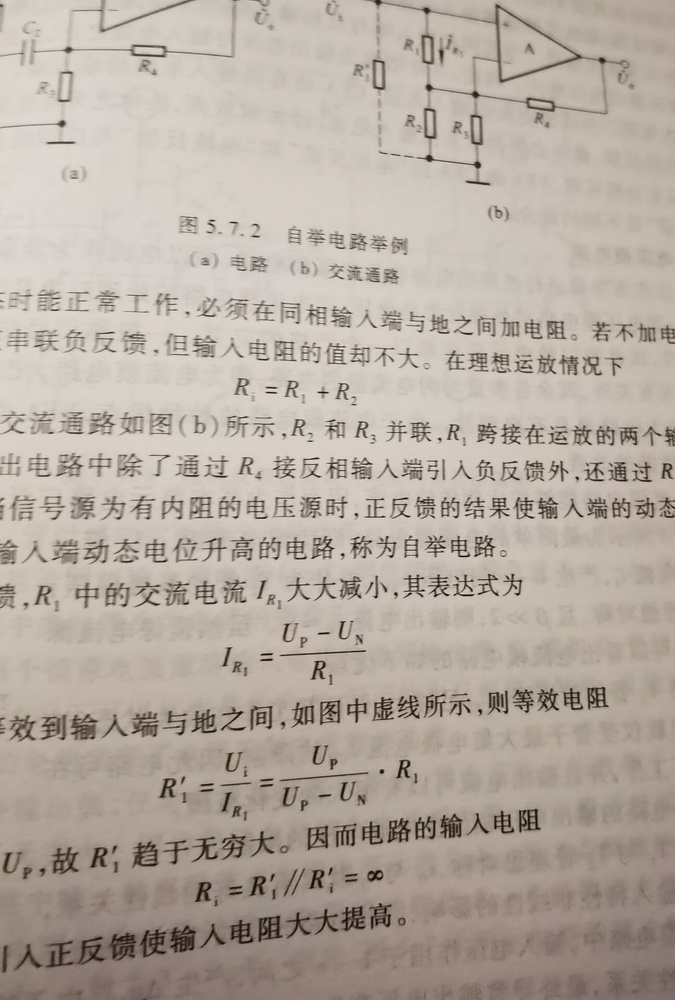
#> input picture pic_left/0.jpg, 675 x 1000 px, shrunk from 1296 x 1920 before the run
$ python -i simple_process.py   (imports and definitions only)
#> lines starting #> are read from the running program, lines starting #| are printed output that depends on the picture; after the words box and inside, x2 and y2 are one past the last pixel; in counts of white or black regions, pixels touching at a corner belong together
#> further down, picture is the input picture: shape (1000, 675, 3); mean B, G, R 162, 171.4, 182
# ——*——coding:utf-8——*——
# author: hhhfccz(胡珈魁) time:2020/11/17
import cv2
import numpy as np


def remove_the_bg(img):
    # 需灰度图
    img_canny = cv2.Canny(img, 127, 255)
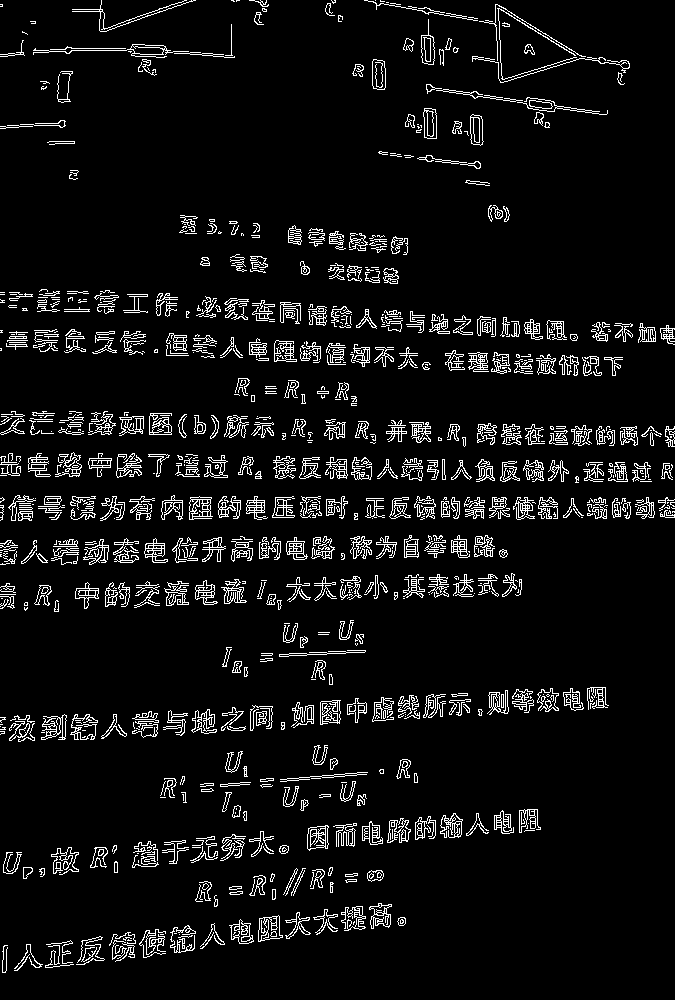
#> img_canny: shape (1000, 675); 6.6% white in thin lines or dots
    _, img_otsu = cv2.threshold(img_canny, 0, 255, cv2.THRESH_OTSU + cv2.THRESH_BINARY)
    binary = cv2.morphologyEx(img_otsu, cv2.MORPH_CROSS, np.ndarray((3, 3), np.uint8))
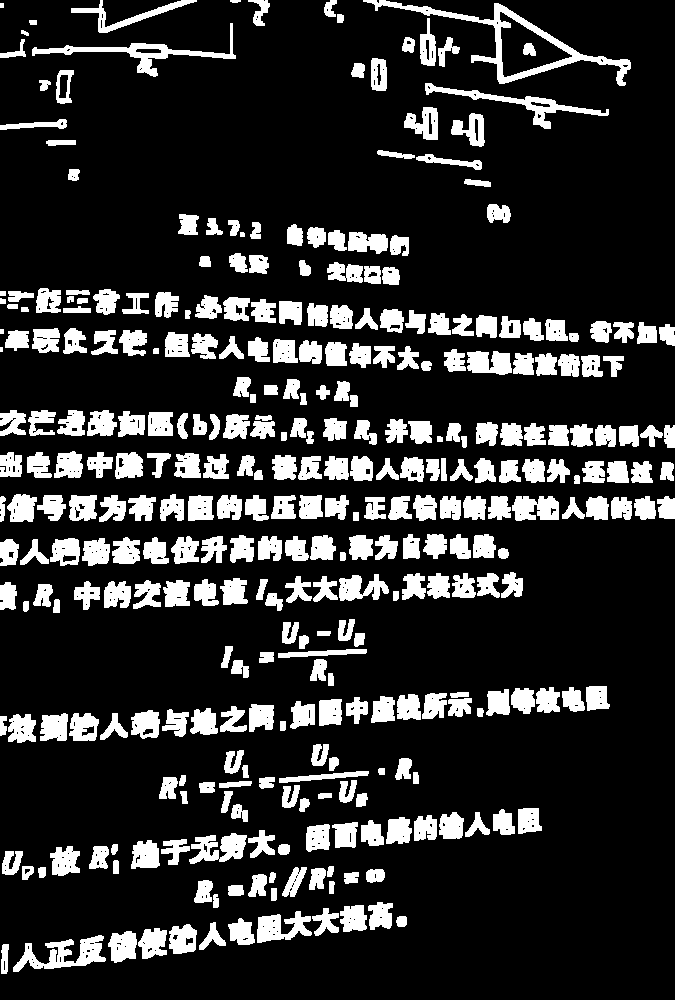
#> binary: shape (1000, 675); 17.9% white; 342 white regions (1 under 20 px), largest, box (x1, y1, x2, y2) and area: (363, 0, 631, 86) 2954, (32, 23, 236, 77) 1673, (13, 935, 106, 972) 1501
    # 掩膜
    se = cv2.getStructuringElement(cv2.MORPH_RECT, (3, 3))
    mask = cv2.dilate(binary, se)
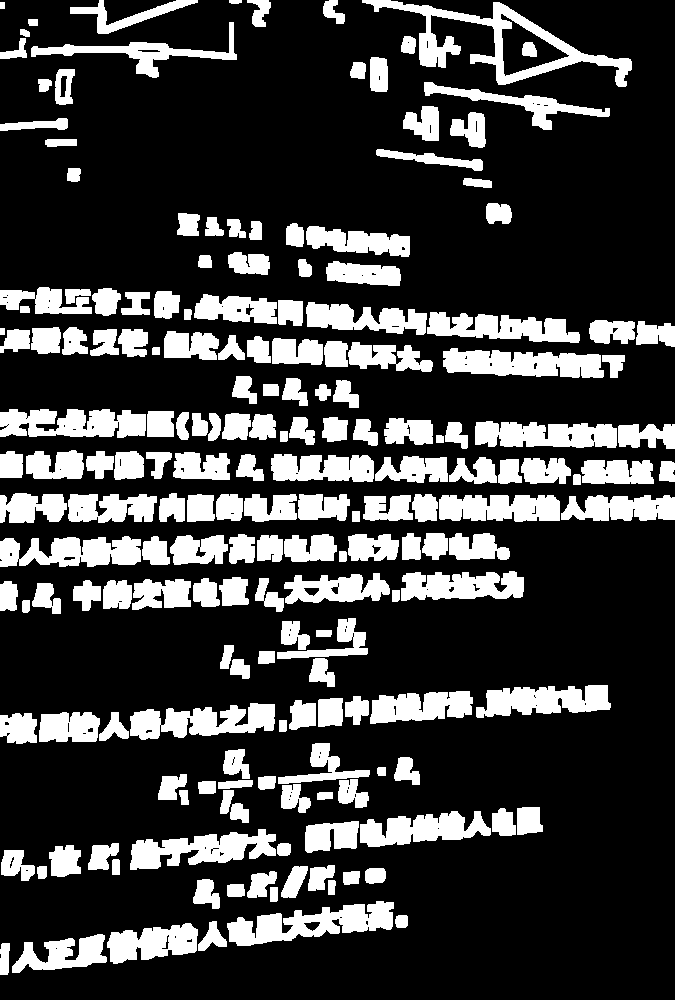
#> mask: shape (1000, 675); 23.6% white; 191 white regions, largest, box (x1, y1, x2, y2) and area: (362, 0, 632, 87) 5180, (227, 901, 394, 946) 3844, (443, 348, 604, 378) 3514
#> (the run stopped early here; a loop or call above may not have finished)

$ run again, on pic_left/1.jpg
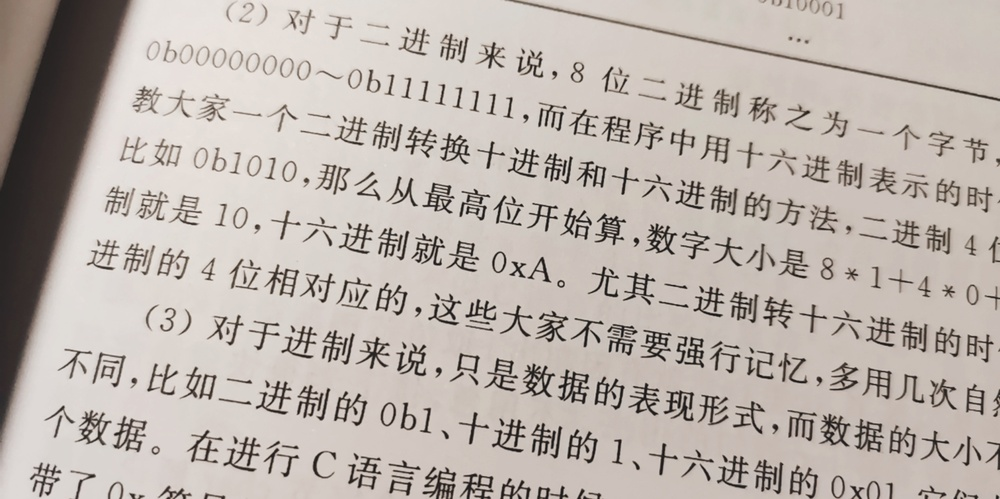
#> input picture pic_left/1.jpg, 1000 x 499 px, shrunk from 2163 x 1080 before the run
#> picture is the input picture: shape (499, 1000, 3); mean B, G, R 172.7, 179.2, 188.1
#> in remove_the_bg, `img_canny = cv2.Canny(img, 127, 255)`:
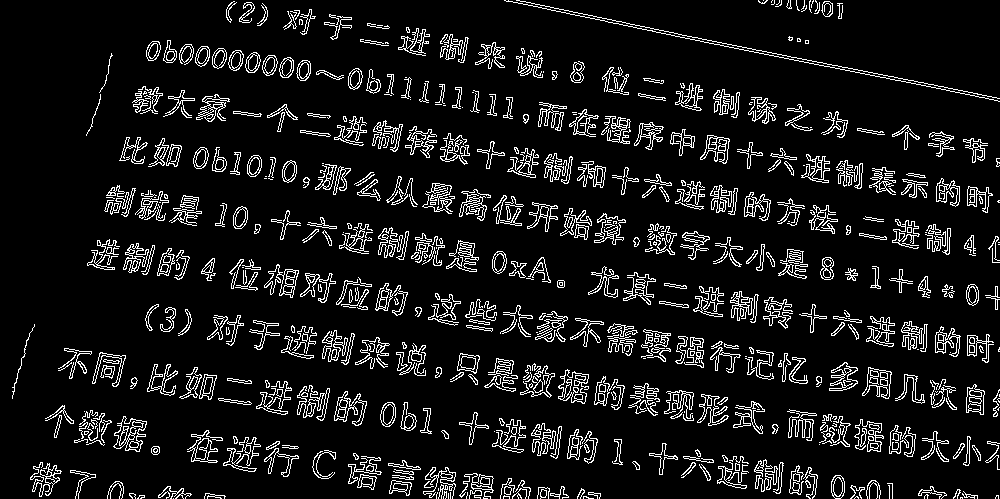
#> img_canny: shape (499, 1000); 9.4% white in thin lines or dots
#> binary: shape (499, 1000); 26% white; 265 white regions (2 under 20 px), largest, box (x1, y1, x2, y2) and area: (503, 0, 1000, 103) 2925, (162, 39, 312, 82) 2472, (112, 415, 148, 453) 952
#> in remove_the_bg, `mask = cv2.dilate(binary, se)`:
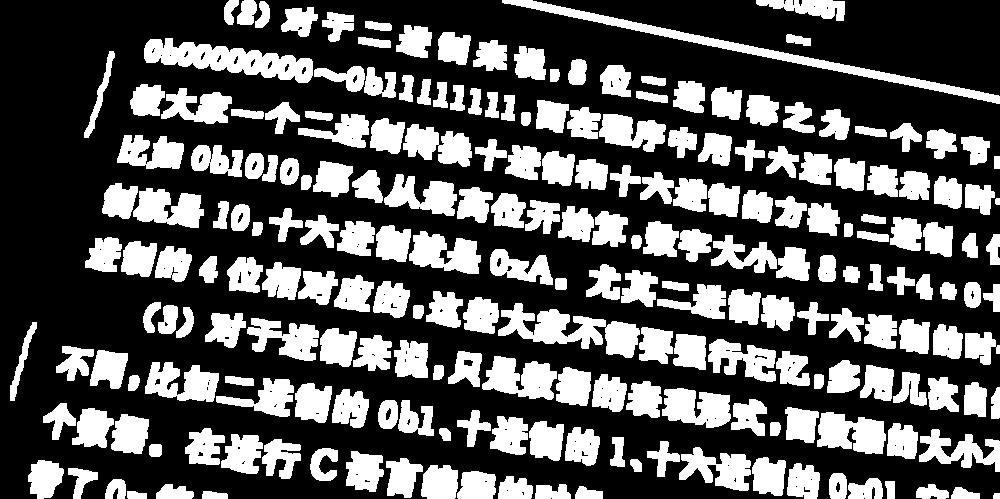
#> mask: shape (499, 1000); 34.3% white; 226 white regions, largest, box (x1, y1, x2, y2) and area: (502, 0, 1000, 104) 4096, (144, 38, 313, 83) 3725, (498, 303, 640, 358) 3470

$ run again, on pic_left/2.jpg
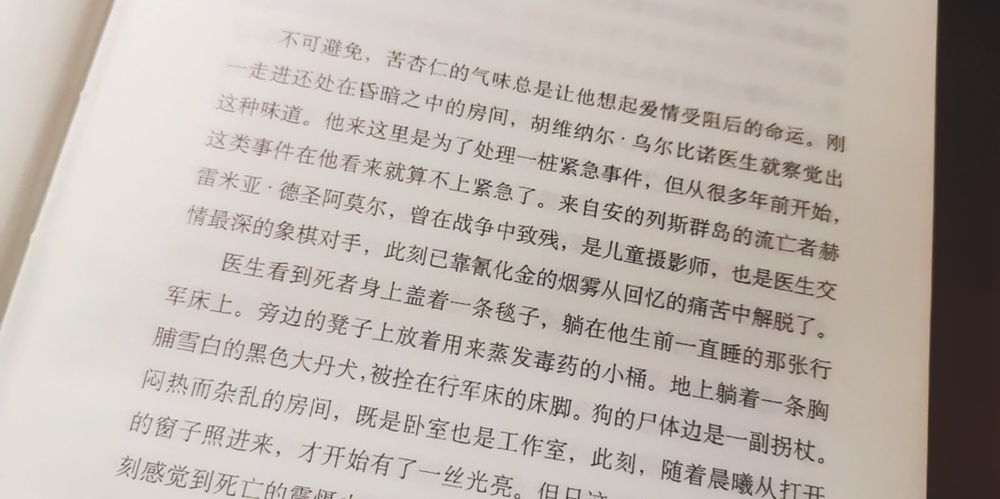
#> input picture pic_left/2.jpg, 1000 x 499 px, shrunk from 2163 x 1080 before the run
#> picture is the input picture: shape (499, 1000, 3); mean B, G, R 172.6, 179.5, 188.5
#> in remove_the_bg, `img_canny = cv2.Canny(img, 127, 255)`:
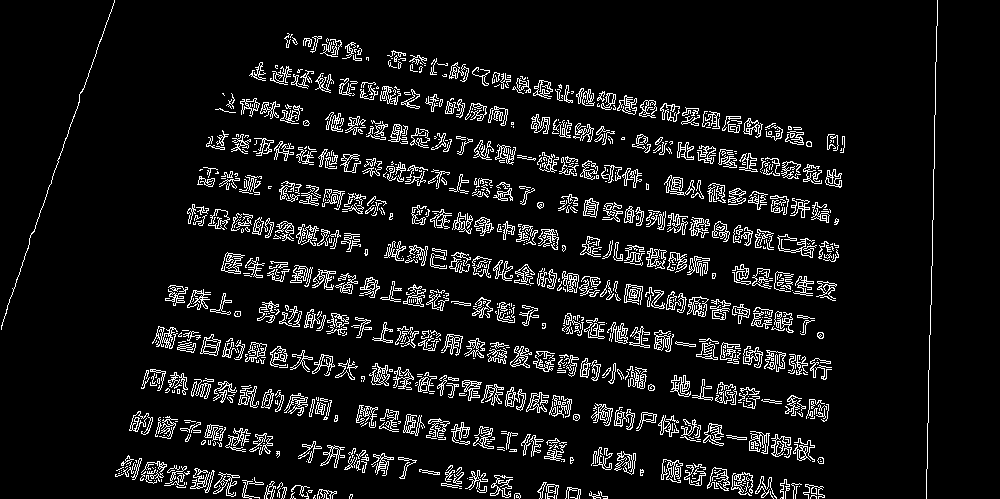
#> img_canny: shape (499, 1000); 8.3% white in thin lines or dots
#> binary: shape (499, 1000); 22.4% white; 178 white regions, largest, box (x1, y1, x2, y2) and area: (635, 411, 825, 465) 3059, (579, 235, 711, 277) 2323, (511, 75, 658, 119) 2291
#> in remove_the_bg, `mask = cv2.dilate(binary, se)`:
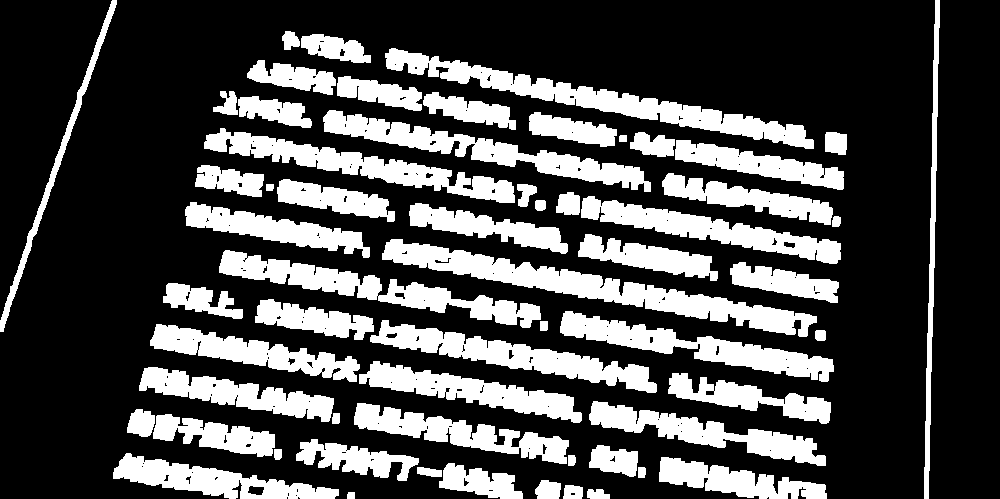
#> mask: shape (499, 1000); 28.9% white; 60 white regions, largest, box (x1, y1, x2, y2) and area: (382, 239, 817, 337) 9471, (385, 48, 814, 149) 8217, (219, 250, 541, 328) 6544

$ run again, on pic_left/3.jpg
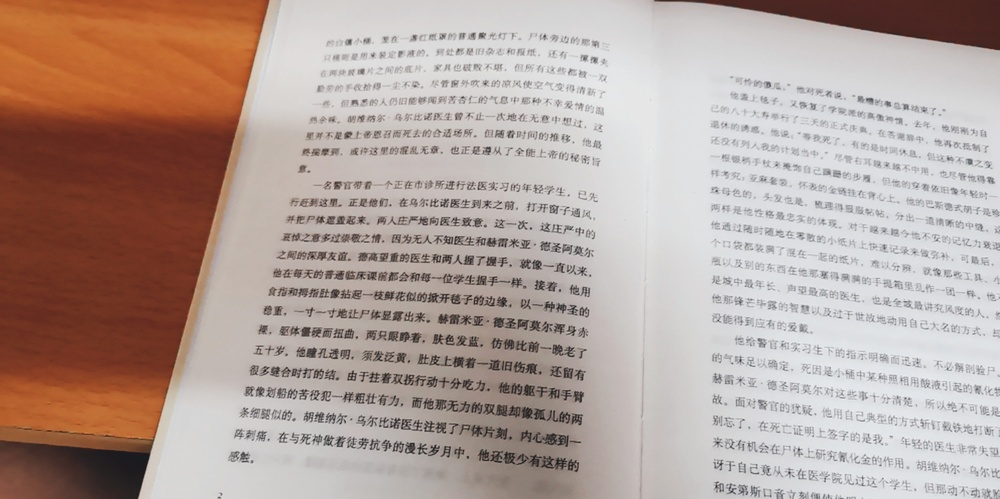
#> input picture pic_left/3.jpg, 1000 x 499 px, shrunk from 2163 x 1080 before the run
#> picture is the input picture: shape (499, 1000, 3); mean B, G, R 155.7, 162.8, 180.7
#> in remove_the_bg, `img_canny = cv2.Canny(img, 127, 255)`:
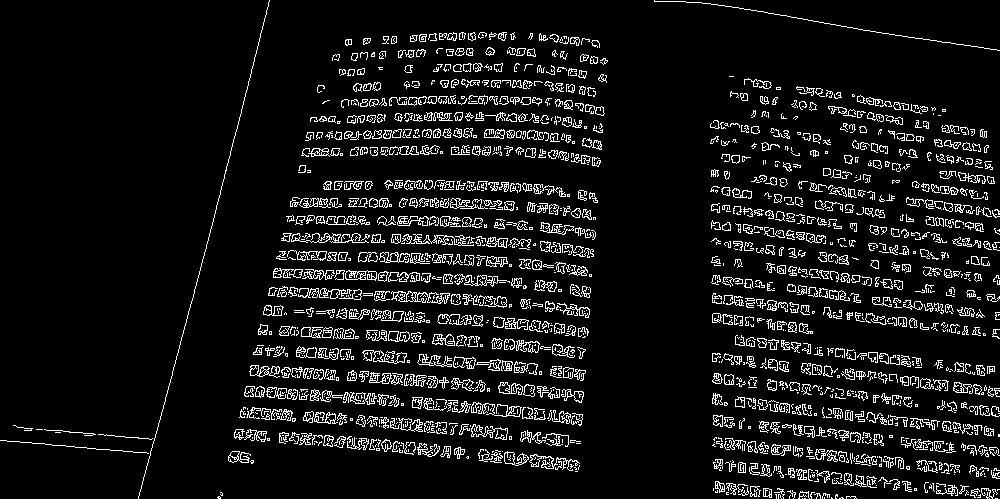
#> img_canny: shape (499, 1000); 8.4% white in thin lines or dots
#> binary: shape (499, 1000); 24.1% white; 248 white regions (2 under 20 px), largest, box (x1, y1, x2, y2) and area: (267, 285, 513, 309) 2735, (272, 267, 528, 290) 2707, (0, 0, 271, 499) 2650
#> in remove_the_bg, `mask = cv2.dilate(binary, se)`:
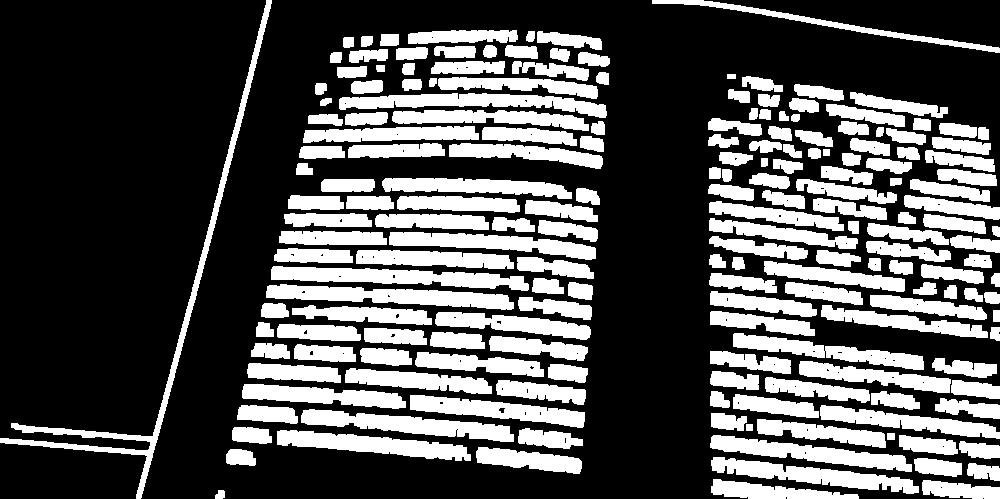
#> mask: shape (499, 1000); 32.4% white; 189 white regions, largest, box (x1, y1, x2, y2) and area: (0, 0, 272, 499) 4635, (266, 284, 514, 310) 3439, (271, 266, 529, 291) 3408
